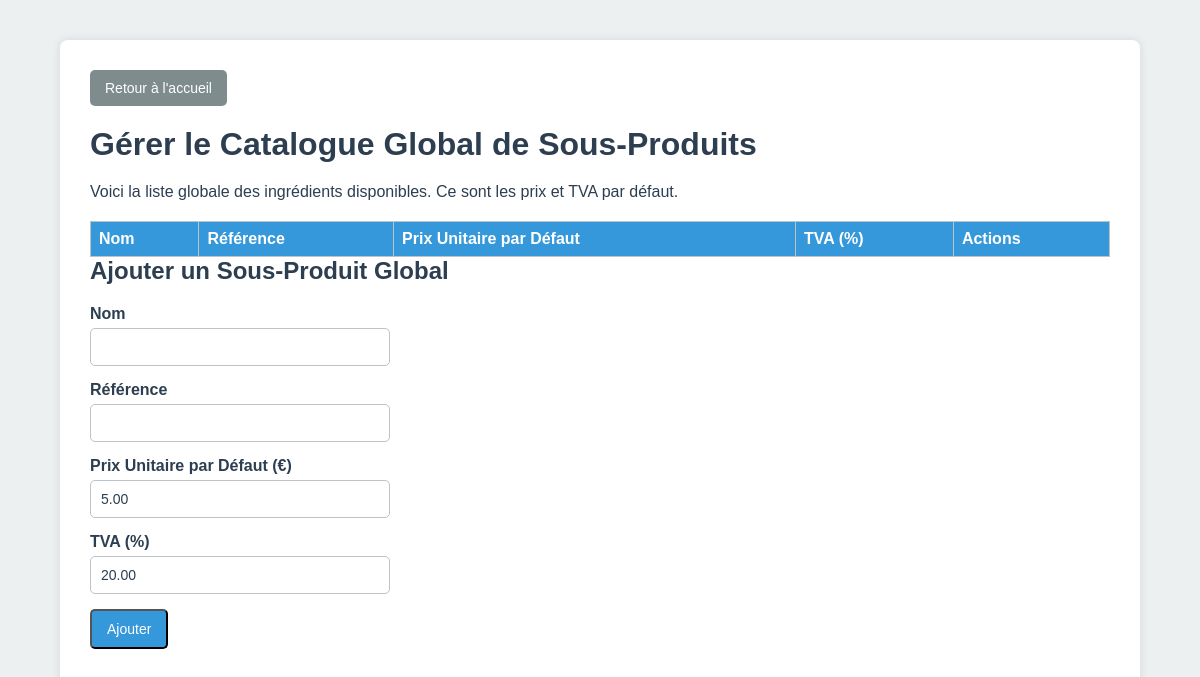
Page /manage_ingredients_global.php (signed in) on the earlier database version.
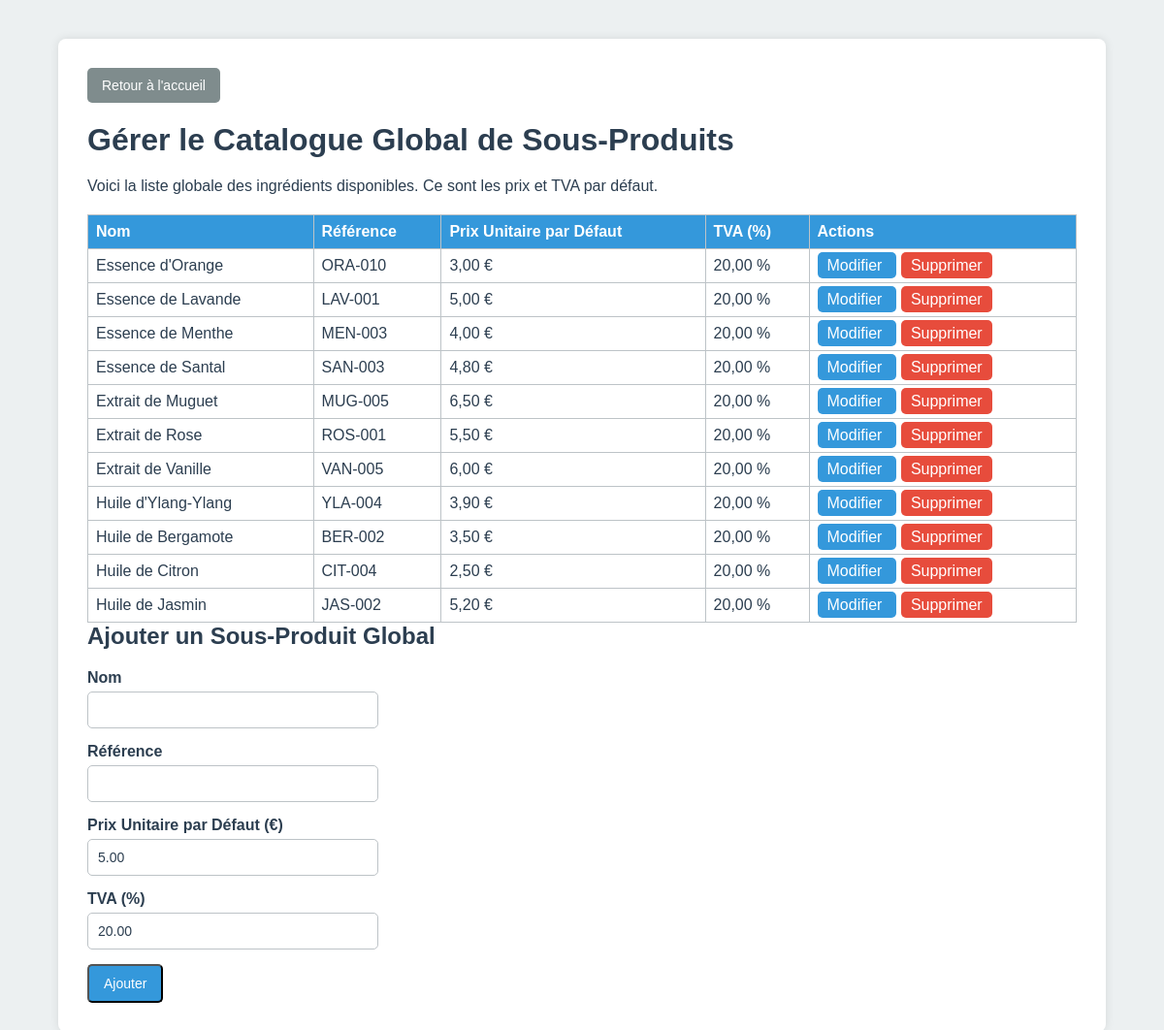
Same page on the later database version.
### tables this page shows
CREATE TABLE IF NOT EXISTS ingredients_global (
  id INT AUTO_INCREMENT PRIMARY KEY,
  name VARCHAR(100) NOT NULL,
  reference VARCHAR(100) NOT NULL UNIQUE,
  default_unit_price DECIMAL(10,2) DEFAULT 5.00,
  default_tva DECIMAL(4,2) DEFAULT 20.00
);

### src/manage_ingredients_global.php (the view, shortened to what this page needs)
<?php
$mysqli = new mysqli("db", "root", "root", "plm");
$res_global = $mysqli->query("
  SELECT id, name, reference, default_unit_price, default_tva
  FROM ingredients_global
  ORDER BY name ASC
");
?>
<!DOCTYPE html>
<html lang="fr">
<head>
<link rel="stylesheet" href="styles.css">
</head>
<body>
<div class="container">
  <div class="header-actions">
    <a href="home.php" class="btn btn-secondary">Retour à l'accueil</a>
  </div>
  <h1>Gérer le Catalogue Global de Sous-Produits</h1>
  <p>Voici la liste globale des ingrédients disponibles. Ce sont les prix et TVA par défaut.</p>
  <table>
    <thead>
      <tr>
        <th>Nom</th>
        <th>Référence</th>
        <th>Prix Unitaire par Défaut</th>
        <th>TVA (%)</th>
        <th>Actions</th>
      </tr>
    </thead>
    <tbody>
      <?php while($g = $res_global->fetch_assoc()): ?>
      <tr>
        <td><?php echo htmlspecialchars($g['name']); ?></td>
        <td><?php echo htmlspecialchars($g['reference']); ?></td>
        <td><?php echo number_format($g['default_unit_price'], 2, ',', ' '); ?> €</td>
        <td><?php echo number_format($g['default_tva'], 2, ',', ' '); ?> %</td>
        <td class="actions">
          <a href="edit_ingredient_global.php?id=<?php echo $g['id']; ?>" class="btn-edit">
            Modifier
          </a>
          <a href="delete_ingredient_global.php?id=<?php echo $g['id']; ?>" class="btn-delete"
             onclick="return confirm('Supprimer cet ingrédient ?');">
            Supprimer
          </a>
        </td>
      </tr>
      <?php endwhile; ?>
    </tbody>
  </table>
  <h2>Ajouter un Sous-Produit Global</h2>
  <form method="post" style="max-width:300px;">
    <div class="form-group">
      <label>Nom</label>
      <input type="text" name="name" required>
    </div>
    <div class="form-group">
      <label>Référence</label>
      <input type="text" name="reference" required>
    </div>
    <div class="form-group">
      <label>Prix Unitaire par Défaut (€)</label>
      <input type="number" step="0.01" name="default_unit_price"
             value="5.00" required>
    </div>
    <div class="form-group">
      <label>TVA (%)</label>
      <input type="number" step="0.01" name="default_tva"
             value="20.00" required>
    </div>
    <button type="submit" class="btn">Ajouter</button>
  </form>
</div>
</body>
</html>

### src/styles.css (style rules this page uses)
* { margin: 0; padding: 0; box-sizing: border-box; }
html, body { font-family: Arial, sans-serif; background: #ecf0f1; color: #2c3e50; min-height: 100vh; }
body { display: flex; }
h1, h2, h3 { margin-bottom: 20px; color: #2c3e50; }
table { width: 100%; border-collapse: collapse; margin-top: 10px; background: #fff; }
table, th, td { border: 1px solid #bdc3c7; }
table th { background: #3498db; color: #fff; padding: 12px; text-align: left; }
table td { padding: 12px; border-bottom: 1px solid #bdc3c7; }
.container { width: 90%; max-width: 1200px; margin: 40px auto; background: #fff; padding: 20px; border-radius: 8px; box-shadow: 0 0 10px rgba(0,0,0,0.1); }
.btn { display: inline-block; padding: 10px 15px; background: #3498db; color: #fff; text-decoration: none; border-radius: 5px; margin-right: 10px; font-size: 14px; transition: background 0.3s; }
.btn-secondary { background: #7f8c8d; }
.btn-delete { background: #e74c3c; }
a { color: #3498db; text-decoration: none; transition: color 0.3s; }
.form-group { margin-bottom: 15px; }
.form-group label { display: block; margin-bottom: 5px; color: #2c3e50; font-weight: bold; }
.form-group input, .form-group select, .form-group textarea { width: 100%; padding: 10px; border: 1px solid #bdc3c7; border-radius: 5px; font-size: 14px; color: #2c3e50; }
.btn-edit { background: #3498db; color: #fff !important; padding: 5px 10px; border-radius: 5px; text-decoration: none; transition: background 0.3s; margin-right: 5px; }
.btn-delete { background: #e74c3c; color: #fff !important; padding: 5px 10px; border-radius: 5px; text-decoration: none; transition: background 0.3s; }
.header-actions { margin-bottom: 20px; display: flex; justify-content: space-between; align-items: center; }
.header-actions .btn { margin: 0; }

### src/manage_ingredients_global.php (style rules this page uses)
.container { width: 90%; max-width: 1200px; margin: 40px auto; background: #fff; padding: 30px; border-radius: 8px; box-shadow: 0 0 10px rgba(0,0,0,0.1); }
.header-actions { margin-bottom: 20px; display: flex; justify-content: space-between; align-items: center; }
table { width: 100%; border-collapse: collapse; margin-top: 20px; background: #fff; }
table th, table td { border: 1px solid #bdc3c7; padding: 8px; }

Differences in the rows shown:
added ingredients_global: name "Essence d'Orange", reference "ORA-010", default_unit_price "3,00", default_tva "20,00"
added ingredients_global: name "Essence de Lavande", reference "LAV-001", default_unit_price "5,00", default_tva "20,00"
added ingredients_global: name "Essence de Menthe", reference "MEN-003", default_unit_price "4,00", default_tva "20,00"
added ingredients_global: name "Essence de Santal", reference "SAN-003", default_unit_price "4,80", default_tva "20,00"
added ingredients_global: name "Extrait de Muguet", reference "MUG-005", default_unit_price "6,50", default_tva "20,00"
added ingredients_global: name "Extrait de Rose", reference "ROS-001", default_unit_price "5,50", default_tva "20,00"
added ingredients_global: name "Extrait de Vanille", reference "VAN-005", default_unit_price "6,00", default_tva "20,00"
added ingredients_global: name "Huile d'Ylang-Ylang", reference "YLA-004", default_unit_price "3,90", default_tva "20,00"
added ingredients_global: name "Huile de Bergamote", reference "BER-002", default_unit_price "3,50", default_tva "20,00"
added ingredients_global: name "Huile de Citron", reference "CIT-004", default_unit_price "2,50", default_tva "20,00"
added ingredients_global: name "Huile de Jasmin", reference "JAS-002", default_unit_price "5,20", default_tva "20,00"
